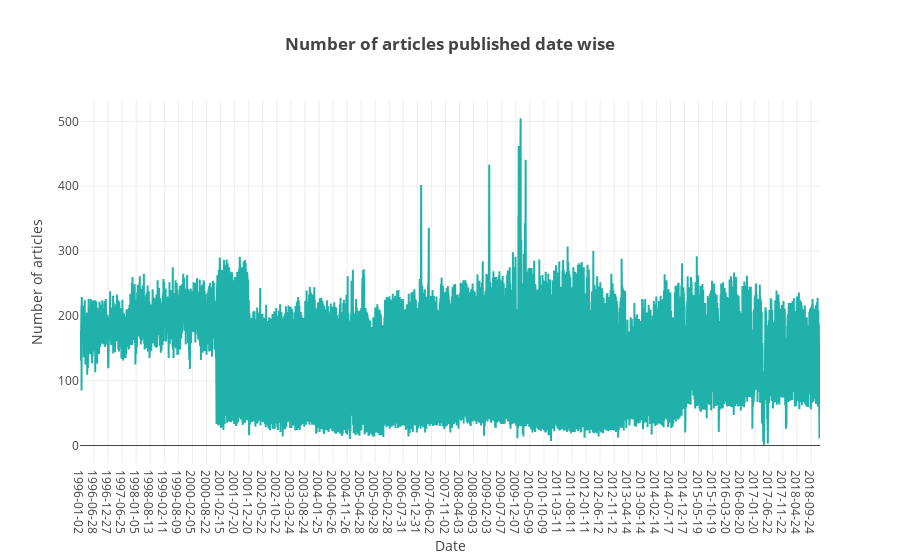

The code cell stored with this chart in its notebook:
### Markdown cell above
### Number of articles published date wise

### Code cell
x = df.groupby('publish_date')['year'].count().index.values
y = df.groupby('publish_date')['year'].count().values

trace4 = go.Scatter(x=x,
                    y=y,
                    marker_color='lightseagreen'
                   )

layout = go.Layout(title='<b>Number of articles published date wise</b>',
                xaxis=dict(title='Date', type='category',
                           automargin=True
                          ),
                yaxis=dict(title='Number of articles')
               )

fig = go.Figure(data=[trace4], layout=layout)
py.iplot(fig)

### Figure 1 — Plotly figure (JSON) as saved in the notebook; plotly's stock layout.template omitted (floating-point values rounded to 4 significant figures; data arrays with more than 128 entries replaced by an {"elided": "..."} marker saying what was removed)
{"data": [{"marker": {"color": "lightseagreen"}, "type": "scatter", "uid": "419b7235-26f9-4738-b7b8-db8ef7bd47c8", "x": {"elided": "8055 str values"}, "y": {"elided": "8055 int values"}}], "layout": {"title": {"text": "<b>Number of articles published date wise</b>"}, "xaxis": {"automargin": true, "title": {"text": "Date"}, "type": "category"}, "yaxis": {"title": {"text": "Number of articles"}}}}
